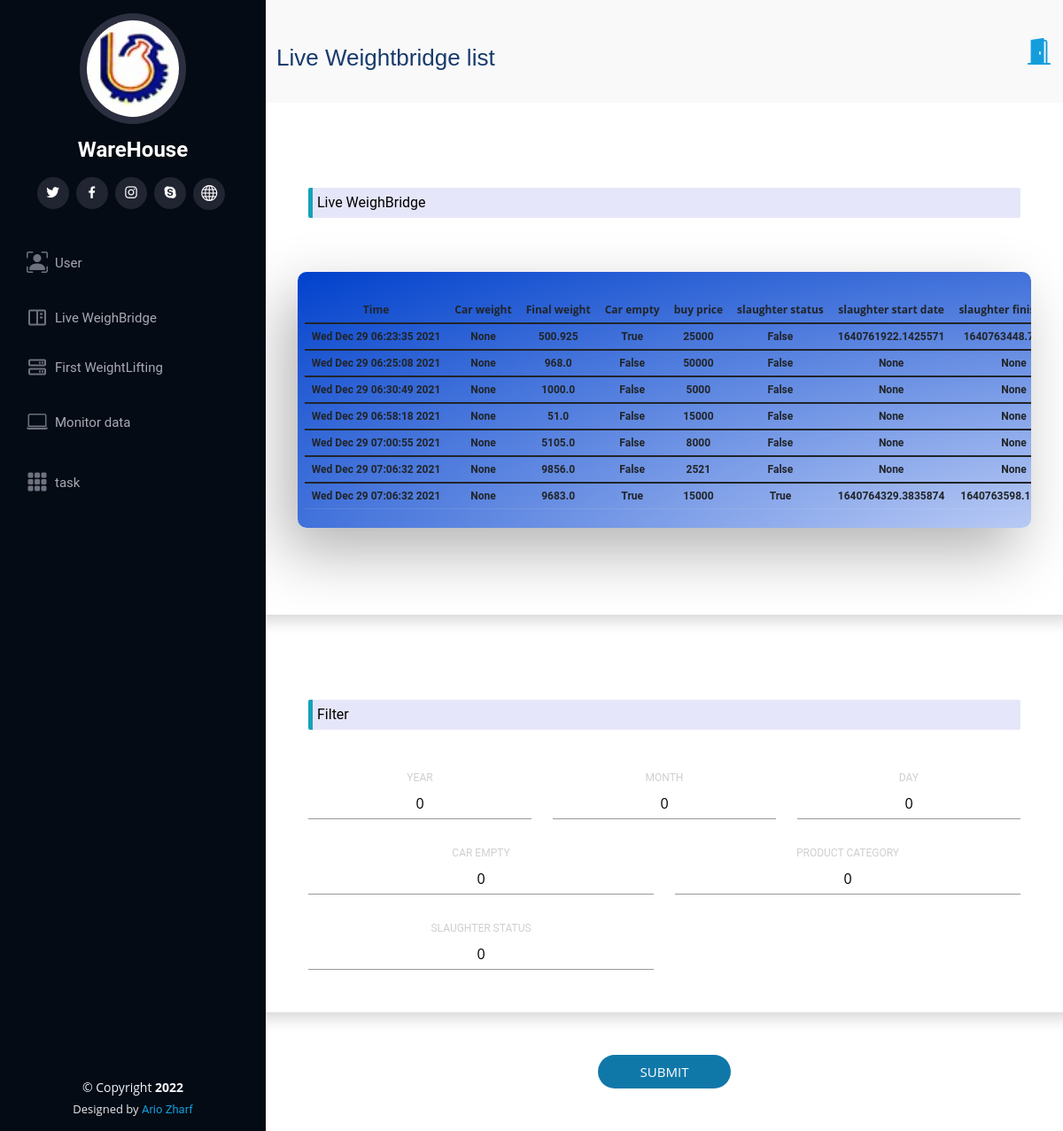
The app's page /live/weighbridge/list/0/0/0/0/0/0/ (signed in), older data.
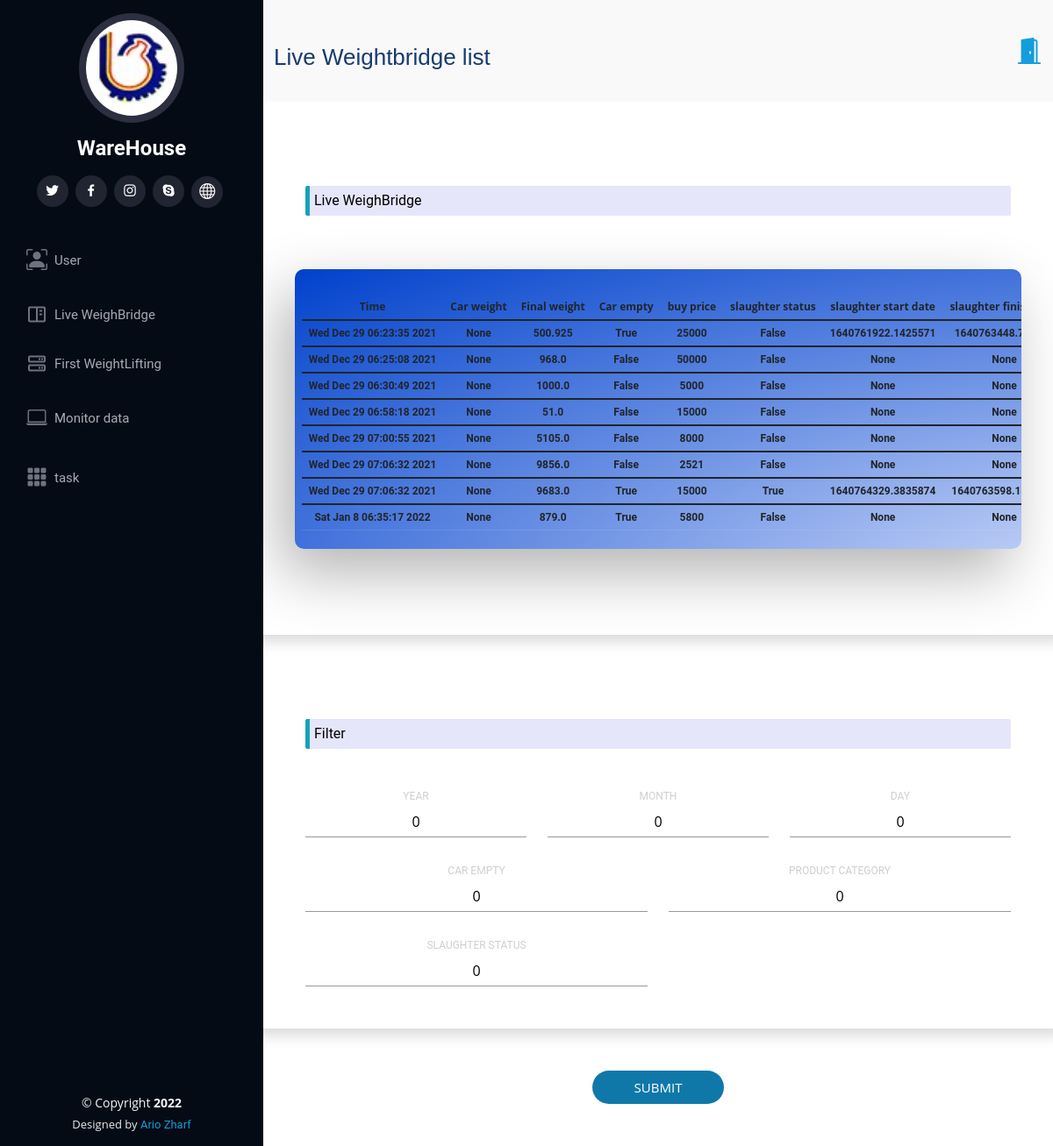
The same page, newer data.
### WareHouseApp/models.py (models this page shows, shortened)
class LiveWeighbridge(models.Model):
    live_weighbridge_id = models.CharField(default=str(uuid1().int), max_length=250, primary_key=True)
    final_weight = models.FloatField(null=True)
    car_weight = models.FloatField(null=True)
    car_empty = models.BooleanField(default=False)
    weighting_date = models.FloatField(default=time.time())
    type_of_gender = (('C', "chicken"),
                      ('T', "turkey"),
                      ('Q', "quail"))
    product_category = models.CharField(max_length=1, choices=type_of_gender)
    slaughter_status = models.BooleanField(default=False)
    slaughter_start_date = models.FloatField(null=True)
    slaughter_finish_date = models.FloatField(null=True)
    buy_price = models.IntegerField()
    Live_Weighbridge_Manager = models.ForeignKey(LiveWeighbridgeManager, on_delete=models.PROTECT, null=True)
    driver = models.ForeignKey(Driver, on_delete=models.PROTECT)

### WareHouseApp/views.py (the view)
def company_live_weighbridge_list(requests, year='0', month='0', day='0', car_empty='0', product_category='0', slaughter_status='0'):
    if requests.user.is_authenticated:
        ceo_list = models.CEO.objects.all().filter(username=requests.user.username)
        lwb_manager_list = models.LiveWeighbridgeManager.objects.all().filter(username=requests.user.username)
        if len(ceo_list) > 0 or len(lwb_manager_list) > 0 or requests.user.is_superuser:
            if year == '0' and month == '0' and day == '0':
                lwb_list = models.LiveWeighbridge.objects.all()
            else:
                string = '{0}/{1}/{2}'.format(str(day), str(month), str(year))
                time_filter = time.mktime(datetime.datetime.strptime(string, "%d/%m/%Y").timetuple())
                lwb_list = models.LiveWeighbridge.objects.all().filter(weighting_date__gte=time_filter).filter(weighting_date__lte=time_filter + (60*60*24))
            if car_empty == '1':
                lwb_list = lwb_list.filter(car_empty=True)
            elif car_empty == '2':
                lwb_list = lwb_list.filter(car_empty=False)
            if slaughter_status == '1':
                lwb_list = lwb_list.filter(slaughter_status=True)
            elif slaughter_status == '2':
                lwb_list = lwb_list.filter(slaughter_status=False)
            if product_category == '1':
                lwb_list = lwb_list.filter(product_category='C')
            elif product_category == '2':
                lwb_list = lwb_list.filter(product_category='T')
            elif product_category == '3':
                lwb_list = lwb_list.filter(product_category='Q')
            lwb_temp = loader.get_template('WareHouseApp/live_WeighBridge_list.html')
            lwb_list_final = []
            for lwb in lwb_list:
                if lwb.product_category == 'C':
                    prod = 'chicken'
                elif lwb.product_category == 'T':
                    prod = 'turkey'
                elif lwb.product_category == 'Q':
                    prod = 'quail'
                else:
                    prod = 'Nothing'
                lwb_list_final.append([time.ctime(lwb.weighting_date), lwb.car_weight,
                        lwb.final_weight, lwb.car_empty, lwb.buy_price, lwb.slaughter_status,
                        lwb.slaughter_start_date, lwb.slaughter_finish_date, prod,
                        lwb.driver.name + ' ' + lwb.driver.last_name, lwb.driver.car.car_number,
                        lwb.driver.car.product_owner.name + ' '+lwb.driver.car.product_owner.last_name])
            context = {
                "lwb_list": lwb_list_final
            }
            return HttpResponse(lwb_temp.render(context))
    return HttpResponseRedirect(reverse('Error', args=["you can't access to this page"]))

### WareHouseApp/templates/WareHouseApp/live_WeighBridge_list.html (shortened to what this page needs)
{% extends 'WareHouseApp/main.html' %}
{% load static %}
{% block title%}
<h2>Live Weightbridge list</h2>
{% endblock %}
{% block content %}
<div class=" cont">
         <div class="row form sign-in shadow p-5 mb-5 bg-white rounded d-flex align-items-stretch">
             <div class="col-12 mt-5 ">
                 <p class="partition" style="background-color: lavender;
                  border-radius: 2px;
                  border-left-style: solid;
                  border-left-color: #17a2b8;
                  border-left-width: 5px;
                  padding-left: 10px;
                  padding: 5px;
                  color: black;">Live WeighBridge</p>
             </div>
             <div class="fresh-table full-color-blue badge filter badge-blue" style="overflow-x: scroll;">
                      <table id="fresh-table" class="table">
                        <thead>
                          <th>Time</th>
                          <th>Car weight</th>
                          <th>Final weight</th>
                          <th>Car empty </th>
                          <th>buy price</th>
                          <th>slaughter status </th>
                          <th>slaughter start date </th>
                          <th>slaughter finish date </th>
                        </thead>
                        {% for lwb in lwb_list %}
                        <label >
                            <tbody>
                              <tr>
                                <td>{{ lwb.0 }}</td>
                                <td>{{ lwb.1 }}</td>
                                <td>{{ lwb.2 }}</td>
                                <td>{{ lwb.3 }}</td>
                                <td>{{ lwb.4 }}</td>
                                <td>{{ lwb.5 }}</td>
                                <td>{{ lwb.6 }}</td>
                                <td>{{ lwb.7 }}</td>
                              </tr>
                            </tbody>
                        </label>
                          {% endfor %}
                      </table>
             </div>
         </div>
    </div>
<form action="{% url 'LW_Filter' %}" method="post">
    <div class=" cont">
    <div class="row form sign-in shadow p-5 mb-5 bg-white rounded d-flex align-items-stretch">
       <div class="col-12 ">
         <p class="partition" style="background-color: lavender;
          border-radius: 2px;
          border-left-style: solid;
          border-left-color: #17a2b8;
          border-left-width: 5px;
          padding-left: 10px;
          padding: 5px;
          color: black;">Filter</p>
       </div>
          <div class="col-4">
             <label for="year">
            <span >year</span>
            <input type="text" id="year" name="year"  value="0"/>
          </label>
          </div>
          <div class="col-4">
             <label for="month">
                <span >month</span>
                <input type="text" id="month" name="month" value="0"/>
             </label>
          </div>
         <div class="col-4">
         <label for="day">
            <span >day</span>
            <input  type="text" id="day" name="day" value="0"/>
         </label>
         </div>
         <div class="col-6">
         <label for="car_empty">
            <span >Car empty</span>
            <input  type="text" id="car_empty" name="car_empty" value="0"/>
         </label>
         </div>
         <div class="col-6">
         <label for="product_category">
            <span >Product category</span>
            <input  type="text" id="product_category" name="product_category" value="0"/>
         </label>
         </div>
         <div class="col-6">
         <label for="slaughter_status">
            <span >Slaughter status</span>
            <input  type="text" id="slaughter_status" name="slaughter_status" value="0"/>
         </label>
         </div>
    </div>
            <button type="submit" class="submit text-center col-2 p-2 mb-5">submit</button>
    </div>
</form>
{% endblock %}

Row changes from the older to the newer data that the page shows:
added LiveWeighbridge: final_weight "879.0"
Text that changed along with them:
new list line: "Sat Jan 8 06:35:17 2022 None True 5800 False None None"
